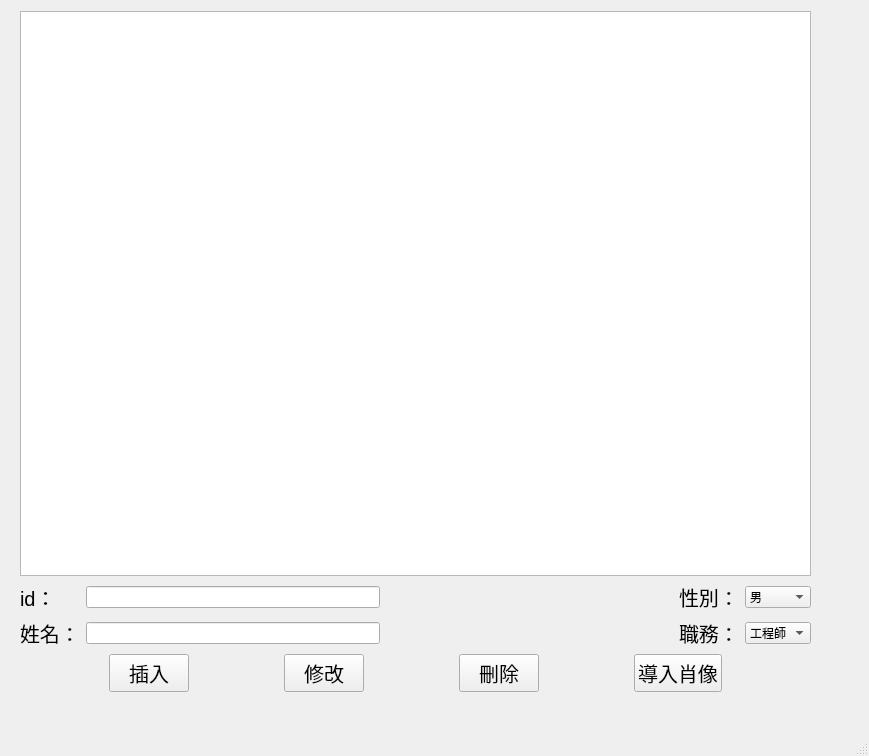
<?xml version="1.0" encoding="UTF-8"?>
<ui version="4.0">
 <class>childWindow</class>
 <widget class="QMainWindow" name="childWindow">
  <property name="geometry">
   <rect>
    <x>0</x>
    <y>0</y>
    <width>869</width>
    <height>756</height>
   </rect>
  </property>
  <property name="windowTitle">
   <string>MainWindow</string>
  </property>
  <widget class="QWidget" name="centralwidget">
   <widget class="QWidget" name="">
    <property name="geometry">
     <rect>
      <x>20</x>
      <y>11</y>
      <width>791</width>
      <height>681</height>
     </rect>
    </property>
    <layout class="QVBoxLayout" name="verticalLayout">
     <item>
      <widget class="QTableView" name="table"/>
     </item>
     <item>
      <layout class="QGridLayout" name="gridLayout">
       <item row="1" column="3">
        <widget class="QLabel" name="label_4">
         <property name="font">
          <font>
           <pointsize>15</pointsize>
          </font>
         </property>
         <property name="text">
          <string>職務：</string>
         </property>
        </widget>
       </item>
       <item row="1" column="2">
        <spacer name="horizontalSpacer_2">
         <property name="orientation">
          <enum>Qt::Horizontal</enum>
         </property>
         <property name="sizeHint" stdset="0">
          <size>
           <width>40</width>
           <height>20</height>
          </size>
         </property>
        </spacer>
       </item>
       <item row="0" column="2">
        <spacer name="horizontalSpacer">
         <property name="orientation">
          <enum>Qt::Horizontal</enum>
         </property>
         <property name="sizeHint" stdset="0">
          <size>
           <width>40</width>
           <height>20</height>
          </size>
         </property>
        </spacer>
       </item>
       <item row="1" column="4">
        <widget class="QComboBox" name="positionBox">
         <item>
          <property name="text">
           <string>工程師</string>
          </property>
         </item>
         <item>
          <property name="text">
           <string>法務</string>
          </property>
         </item>
         <item>
          <property name="text">
           <string>財務</string>
          </property>
         </item>
         <item>
          <property name="text">
           <string>HR</string>
          </property>
         </item>
        </widget>
       </item>
       <item row="0" column="0">
        <widget class="QLabel" name="label">
         <property name="font">
          <font>
           <pointsize>15</pointsize>
          </font>
         </property>
         <property name="text">
          <string>id：</string>
         </property>
        </widget>
       </item>
       <item row="1" column="1">
        <widget class="QLineEdit" name="namemEdit"/>
       </item>
       <item row="1" column="0">
        <widget class="QLabel" name="label_2">
         <property name="font">
          <font>
           <pointsize>15</pointsize>
          </font>
         </property>
         <property name="text">
          <string>姓名：</string>
         </property>
        </widget>
       </item>
       <item row="0" column="1">
        <widget class="QLineEdit" name="idEdit"/>
       </item>
       <item row="0" column="4">
        <widget class="QComboBox" name="genderBox">
         <item>
          <property name="text">
           <string>男</string>
          </property>
         </item>
         <item>
          <property name="text">
           <string>女</string>
          </property>
         </item>
        </widget>
       </item>
       <item row="0" column="3">
        <widget class="QLabel" name="label_3">
         <property name="font">
          <font>
           <pointsize>15</pointsize>
          </font>
         </property>
         <property name="text">
          <string>性別：</string>
         </property>
        </widget>
       </item>
      </layout>
     </item>
     <item>
      <layout class="QHBoxLayout" name="horizontalLayout">
       <item>
        <spacer name="horizontalSpacer_5">
         <property name="orientation">
          <enum>Qt::Horizontal</enum>
         </property>
         <property name="sizeHint" stdset="0">
          <size>
           <width>40</width>
           <height>20</height>
          </size>
         </property>
        </spacer>
       </item>
       <item>
        <widget class="QPushButton" name="insert_btn">
         <property name="font">
          <font>
           <pointsize>15</pointsize>
          </font>
         </property>
         <property name="text">
          <string>插入</string>
         </property>
        </widget>
       </item>
       <item>
        <spacer name="horizontalSpacer_3">
         <property name="orientation">
          <enum>Qt::Horizontal</enum>
         </property>
         <property name="sizeHint" stdset="0">
          <size>
           <width>40</width>
           <height>20</height>
          </size>
         </property>
        </spacer>
       </item>
       <item>
        <widget class="QPushButton" name="modify_btn">
         <property name="font">
          <font>
           <pointsize>15</pointsize>
          </font>
         </property>
         <property name="text">
          <string>修改</string>
         </property>
        </widget>
       </item>
       <item>
        <spacer name="horizontalSpacer_4">
         <property name="orientation">
          <enum>Qt::Horizontal</enum>
         </property>
         <property name="sizeHint" stdset="0">
          <size>
           <width>40</width>
           <height>20</height>
          </size>
         </property>
        </spacer>
       </item>
       <item>
        <widget class="QPushButton" name="delete_btn">
         <property name="font">
          <font>
           <pointsize>15</pointsize>
          </font>
         </property>
         <property name="text">
          <string>刪除</string>
         </property>
        </widget>
       </item>
       <item>
        <spacer name="horizontalSpacer_6">
         <property name="orientation">
          <enum>Qt::Horizontal</enum>
         </property>
         <property name="sizeHint" stdset="0">
          <size>
           <width>40</width>
           <height>20</height>
          </size>
         </property>
        </spacer>
       </item>
       <item>
        <widget class="QPushButton" name="pushButton">
         <property name="font">
          <font>
           <pointsize>15</pointsize>
          </font>
         </property>
         <property name="text">
          <string>導入肖像</string>
         </property>
        </widget>
       </item>
       <item>
        <spacer name="horizontalSpacer_7">
         <property name="orientation">
          <enum>Qt::Horizontal</enum>
         </property>
         <property name="sizeHint" stdset="0">
          <size>
           <width>40</width>
           <height>20</height>
          </size>
         </property>
        </spacer>
       </item>
      </layout>
     </item>
    </layout>
   </widget>
  </widget>
  <widget class="QMenuBar" name="menubar">
   <property name="geometry">
    <rect>
     <x>0</x>
     <y>0</y>
     <width>869</width>
     <height>22</height>
    </rect>
   </property>
  </widget>
  <widget class="QStatusBar" name="statusbar"/>
 </widget>
 <resources/>
 <connections/>
</ui>
